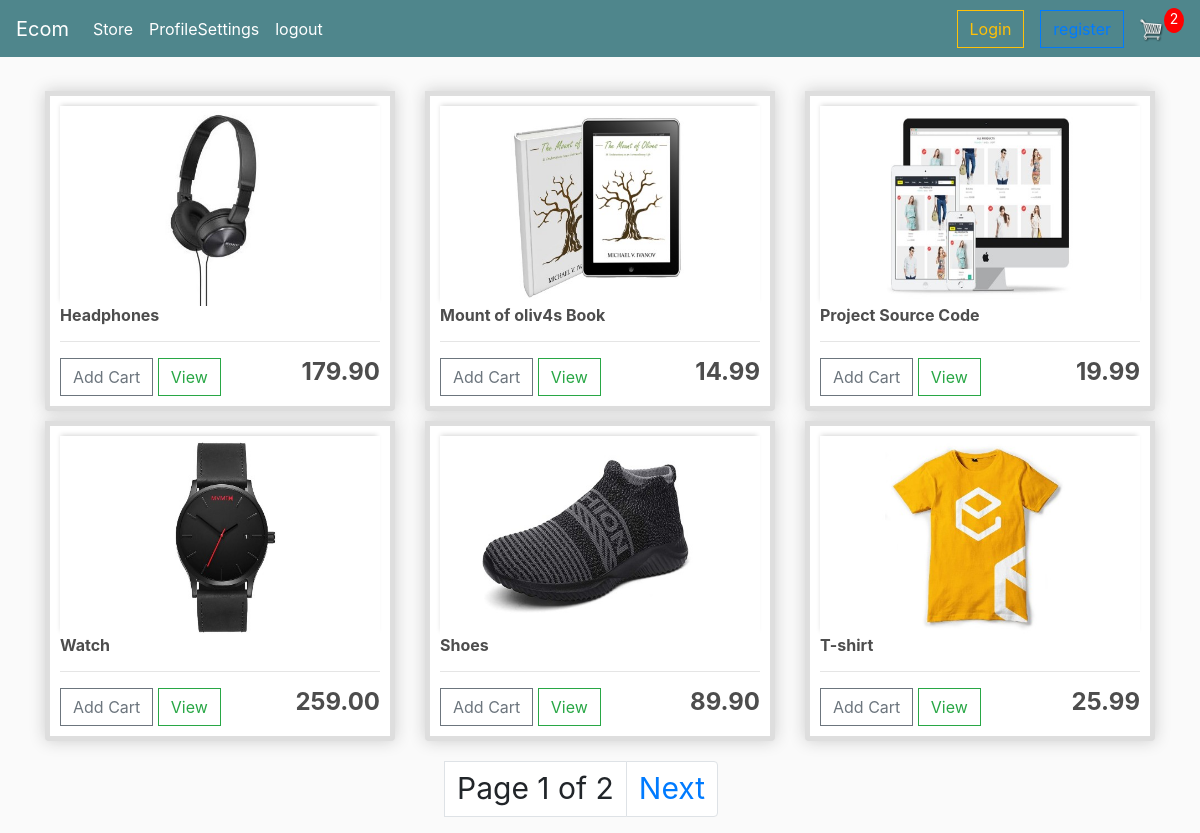
Screenshot of / (signed in) with the database file from the repository.
### commerceApp/models.py (models this page shows, shortened)
class Product(models.Model):
	name=models.CharField(max_length=200,null=True)
	price=models.FloatField()
	digital=models.BooleanField(default=False,null=True,blank=True)
	image=models.ImageField(null=True,blank=True)
	@property
	def imageURL(self):
		try:
			url=self.image.url
		except:
			url=""
		return url

### commerceApp/views.py (the view)
# urls.py: path('',store,name='store'),
def store(request):
	data = cartData(request)
	cartItems = data['cartItems']
	order = data['order']
	items = data['items']
	data=Product.objects.all()
	paginator=Paginator(data,6)
	page=request.GET.get('page')
	try:
		posts=paginator.page(page)
	except PageNotAnInteger:
		posts=paginator.page(1)
	except EmptyPage:
		posts=paginator.page(paginator.num_pages)
	context = {'page':page,'posts':posts, 'cartItems':cartItems}
	return render(request, 'store.html', context)

### commerceApp/models.py (called while the page is built)
	@property
	def get_cart_items(self):
		orderitems=self.orderitem_set.all()
		total=sum([item.quantity for item in orderitems])
		return total

### commerceApp/utils.py (called while the page is built)
def cartData(request):
	if request.user.is_authenticated:
		customer = request.user.customer
		order, created = Order.objects.get_or_create(customer=customer, complete=False)
		items = order.orderitem_set.all()
		cartItems = order.get_cart_items
	else:
		cookieData = cookieCart(request)
		cartItems = cookieData['cartItems']
		order = cookieData['order']
		items = cookieData['items']
	return {'cartItems':cartItems ,'order':order, 'items':items}

### templates/store.html
{% extends 'main.html' %}
{% load static %}
{% block content %}
	<div class="row">
		{% for post in posts %}
		<div class="col-lg-4">
			<div class="box-element product">
				<img class="thumbnail" src="{{post.imageURL}}">
				<h6><strong>{{post.name}}</strong></h6>
				<hr>
				<button data-product={{post.id}}
				data-action="add" class="btn btn-outline-secondary add-btn update-cart">Add Cart</button>
				<a class="btn btn-outline-success" href="#">View</a>
				<h4 style="display:inline-block; float:right"><strong>{{post.price|floatformat:2}}</strong></h4>
			</div>
		</div>
		{% endfor %}
	</div>
	<div class="row">
		<div class="col-6"id="pagination">
			{% include 'pagination.html' with page=posts %}
		</div>
	</div>
{% endblock content %}

### static/css/main.css (style rules this page uses)
body { background-color: hsl(0, 0%, 98%); }
h1,h2,h3,h4,h5,h6 { color:hsl(0, 0%, 30%); }
.box-element { box-shadow:hsl(0, 0%, 80%) 0 0 16px; background-color: #fff; border-radius: 20px 20px 20px 20px; border:5px solid ; border-color: rgb(222, 222, 222); padding: 10px; }
.thumbnail { width: 100%; height: 200px; -webkit-box-shadow: -1px -3px 5px -2px rgba(214,214,214,1); -moz-box-shadow: -1px -3px 5px -2px rgba(214,214,214,1); box-shadow: -1px -3px 5px -2px rgba(214,214,214,1); }
.product { border-radius: 0 0 4px 4px; }
.col-lg-4, .col-lg-6, .col-lg-8, .col-lg-12 { margin-top: 10px; }
.btn { border-radius: 0; }
#pagination { font-size: 30px; left:400px; top:20px; }

### rows the page displays
Product: imageURL (picture), name "Headphones", price "179.90"
Product: imageURL (picture), name "Mount of oliv4s Book", price "14.99"
Product: imageURL (picture), name "Project Source Code", price "19.99"
Product: imageURL (picture), name "Watch", price "259.00"
Product: imageURL (picture), name "Shoes", price "89.90"
Product: imageURL (picture), name "T-shirt", price "25.99"

### other values shown
{{ cartItems }} "2"
{{ page.number }} "1"
{{ page.paginator.num_pages }} "2"
